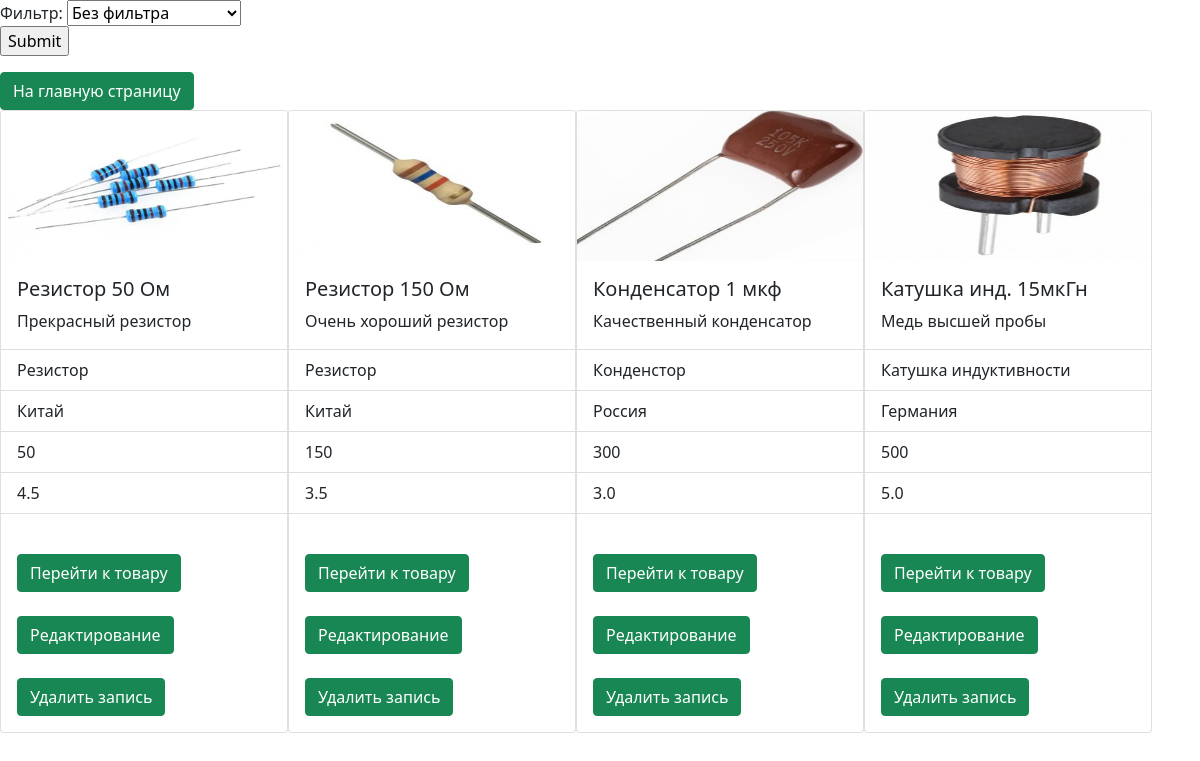
The page /cards (signed in) on the database as committed earlier.
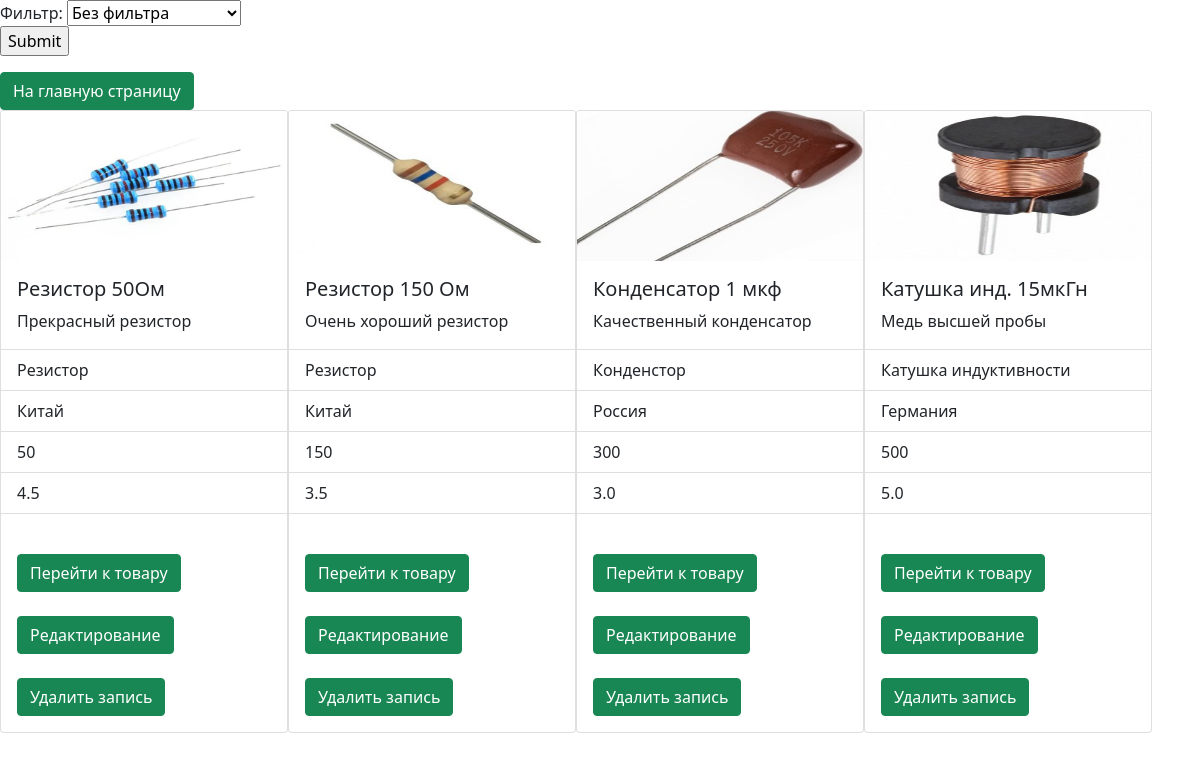
The same page on the database as committed later.
### models.py (models this page shows)
class Product(db.Model):
   id = db.Column(db.Integer,
                  primary_key=True,
                  autoincrement=True,
                  nullable=False,
                  unique=True)
   p_type = db.Column(db.String(80),
                        unique=False,
                        nullable=False)
   p_name = db.Column(db.String(120),
                     unique=True,
                     nullable=False)
   p_description = db.Column(db.String(80),
                        unique=False,
                        nullable=False)
   p_industry = db.Column(db.String(80),
                        unique=False,
                        nullable=False)
   p_price = db.Column(db.String(80),
                        unique=False,
                        nullable=False)
   p_filename = db.Column(db.String(80),
                        unique=True,
                        nullable=False)
   middle_count = db.Column(db.String(80),
                        unique=False,
                        nullable=False)

### routes.py (the view, shortened to what this page needs)
@app.route('/cards',methods=['GET', 'POST'])
def Cards_list():
    if session['user_status'] == "admin":
        admin = True
    else:
        admin = False
    with app.app_context():
        res = db.engine.execute('SELECT * FROM product')
    with app.app_context():
        res = db.engine.execute('SELECT * FROM product')
    return render_template("cards.html", trashs=res,admin = admin)

### templates/cards.html (shortened to what this page needs)
<!DOCTYPE html>
<html lang="ru">
<head>
  <link href="https://cdn.jsdelivr.net/npm/bootstrap@5.1.0/dist/css/bootstrap.min.css" rel="stylesheet">
</head>
<body>
    <form method="post">
        <label>Фильтр: </label>
            <select name="filter" id="filter" value="">
                <option value="no_filter/Без фильтра">Без фильтра</option>
            </select>
        <p><input type="submit" value="Submit"></p>
    </form>
    <button type="button" class="btn btn-success" onclick= " location.href='/' ">На главную страницу</button>
<div class="card-group">
  {% for trash in trashs %}
  <br>
  <div class="flex-center" >
   <div class="card" style="width: 18rem;">
      <img src= "{{ url_for('static', filename= trash[6] ) }}" class="card-img-top" alt="photo" width="200" height="150">
          <div class="card-body">
            <h5 class="card-title"> {{trash[2]}}</h5>
            <p class="card-text"> {{trash[3]}}</p>
          </div>
      <ul class="list-group list-group-flush">
        <li class="list-group-item"> {{trash[1]}}</li>
        <li class="list-group-item"> {{trash[4]}}</li>
        <li class="list-group-item"> {{trash[5]}}</li>
        <li class="list-group-item"> {{trash[7]}}</li>
      </ul>
      <div class="card-body">
            <br>
            <button type="button" class="btn btn-success" onclick= " location.href='cards/{{trash[0]}}' ">Перейти к товару</button>
            {% if admin == True %}
            <br>
            <button type="button" class="btn btn-success" onclick= " location.href='cards/Edit/{{trash[0]}}' ">Редактирование</button>
            <br>
            <button type="button" class="btn btn-success" onclick= " location.href='cards/delete/{{trash[0]}}' ">Удалить запись</button>
            {% endif %}
      </div>
    </div>
  </div>
  <br>
  {% endfor %}
</div>
</body>
</html>

Rows that differ between the two databases and show on the page:
changed Product "Прекрасный резистор": p_name "Резистор 50 Ом" → "Резистор 50Ом"
